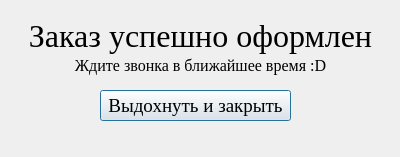
<?xml version="1.0" encoding="UTF-8"?>
<ui version="4.0">
 <class>sucwindow</class>
 <widget class="QWidget" name="sucwindow">
  <property name="geometry">
   <rect>
    <x>0</x>
    <y>0</y>
    <width>400</width>
    <height>157</height>
   </rect>
  </property>
  <property name="windowTitle">
   <string>Form</string>
  </property>
  <widget class="QPushButton" name="closeButton">
   <property name="geometry">
    <rect>
     <x>100</x>
     <y>90</y>
     <width>191</width>
     <height>31</height>
    </rect>
   </property>
   <property name="font">
    <font>
     <family>Times New Roman</family>
     <pointsize>14</pointsize>
    </font>
   </property>
   <property name="text">
    <string>Выдохнуть и закрыть</string>
   </property>
   <property name="default">
    <bool>true</bool>
   </property>
  </widget>
  <widget class="QLabel" name="label">
   <property name="geometry">
    <rect>
     <x>10</x>
     <y>10</y>
     <width>381</width>
     <height>51</height>
    </rect>
   </property>
   <property name="font">
    <font>
     <family>Times New Roman</family>
     <pointsize>24</pointsize>
    </font>
   </property>
   <property name="text">
    <string>Заказ успешно оформлен</string>
   </property>
   <property name="alignment">
    <set>Qt::AlignCenter</set>
   </property>
  </widget>
  <widget class="QLabel" name="label_2">
   <property name="geometry">
    <rect>
     <x>10</x>
     <y>50</y>
     <width>381</width>
     <height>31</height>
    </rect>
   </property>
   <property name="font">
    <font>
     <family>Times New Roman</family>
     <pointsize>12</pointsize>
    </font>
   </property>
   <property name="text">
    <string>Ждите звонка в ближайшее время :D</string>
   </property>
   <property name="alignment">
    <set>Qt::AlignCenter</set>
   </property>
  </widget>
 </widget>
 <resources/>
 <connections/>
</ui>
